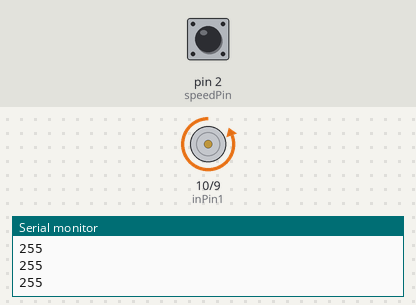
A sketch run on a simulated Arduino Uno, built with avr-gcc and run on an emulated ATmega328P. Parts: motor-driver pin pairs drawn as motors (green arrow = first pin HIGH = forward, orange = second pin HIGH = backward, longer = more drive), the last lines printed to the serial monitor. Inputs (shaded band) come from the test bench; at power-on: pin 2 (speedPin) HIGH.

Above: at 1.2 s.
1.3 s: pin 2 (speedPin) pulled LOW for 1 s
At 3.5 s:
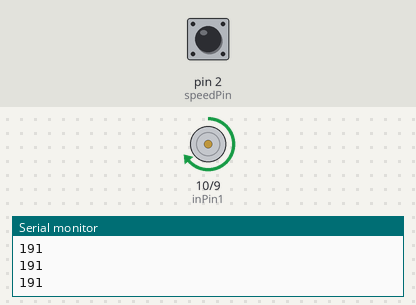
4.0 s: pin 2 (speedPin) pulled LOW for 0.15 s
At 5.1 s:
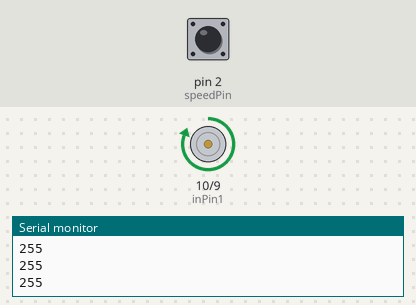
5.9 s: pin 2 (speedPin) pulled LOW for 3.2 s
At 6.91 s:
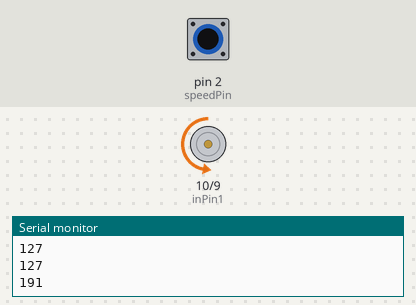
Timing chart, 0 to 10.6 s (numbered marks = the images above; inputs shaded):
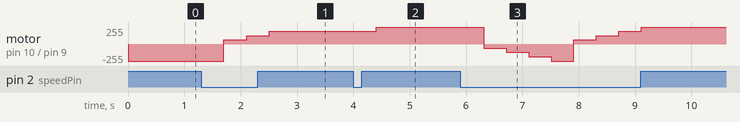

The sketch:

button-speed-motor.ino
```cpp
// Button to chage speed of motor
int inPin1 = 10;
int inPin2 = 9;
int speedPin = 2;

int state = 255;
int step = 64;
//int inPin = 10;


void setup() {
  // put your setup code here, to run once:
  pinMode(inPin1, OUTPUT);
  pinMode(inPin2, OUTPUT);
  pinMode(speedPin, INPUT);
  Serial.begin(9600);
  digitalWrite(speedPin, HIGH);
}

void loop() {
  // put your main code here, to run repeatedly:

  //analogWrite(inPin1, 255);
  //analogWrite(inPin2, 0);
  if(state > 255) {
      // Clockwise
      Serial.println(state%256);
      analogWrite(inPin1, state%256);
      analogWrite(inPin2, 0);
    }
    else {
      Serial.println(state%256);
      analogWrite(inPin1, 0);
      analogWrite(inPin2, state%256);
    }
  if(!digitalRead(speedPin)) {
    state = (state + step)%512;
    Serial.println(state);
    delay(300);
  }
  delay(100);
}
```

Measured:
- after the input at 1.3 s, motor on pin 10 (inPin1) / pin 9 (inPin2): backward 255/255 → forward 63/255 after 0.40 s, → forward 127/255 0.40 s later, → forward 191/255 0.40 s later
- after the input at 4.0 s, motor on pin 10 (inPin1) / pin 9 (inPin2): forward 191/255 → forward 255/255 after 0.41 s
- after the input at 5.9 s, motor on pin 10 (inPin1) / pin 9 (inPin2): forward 255/255 → backward 63/255 after 0.41 s, → backward 127/255 0.40 s later, → backward 191/255 0.40 s later, → backward 255/255 0.40 s later, … (8 changes in this stretch)
